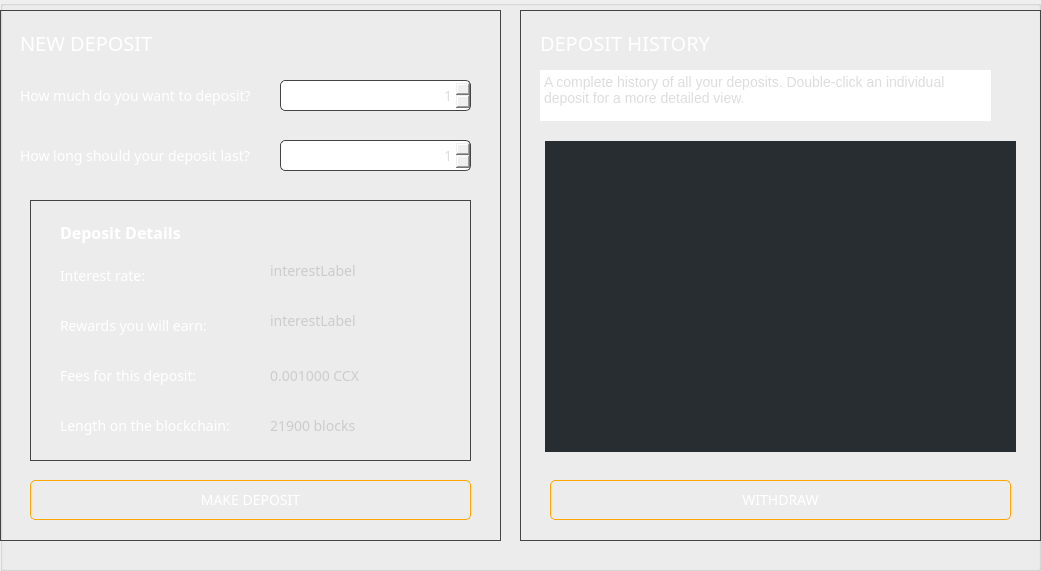
     <widget class="QGroupBox" name="bankingBox">
      <property name="geometry">
       <rect>
        <x>210</x>
        <y>105</y>
        <width>1041</width>
        <height>571</height>
       </rect>
      </property>
      <property name="styleSheet">
       <string notr="true"/>
      </property>
      <property name="title">
       <string/>
      </property>
      <widget class="QGroupBox" name="groupBox_6">
       <property name="geometry">
        <rect>
         <x>0</x>
         <y>10</y>
         <width>501</width>
         <height>531</height>
        </rect>
       </property>
       <property name="styleSheet">
        <string notr="true">border: 1px solid #444;</string>
       </property>
       <property name="title">
        <string/>
       </property>
       <widget class="QLabel" name="label_21">
        <property name="geometry">
         <rect>
          <x>20</x>
          <y>20</y>
          <width>241</width>
          <height>25</height>
         </rect>
        </property>
        <property name="font">
         <font>
          <family>Poppins</family>
          <pointsize>-1</pointsize>
         </font>
        </property>
        <property name="styleSheet">
         <string notr="true">color: #fff;
background: transparent;
font-size: 20px;
font-family: Poppins;
border: none;
text-align: left;
</string>
        </property>
        <property name="text">
         <string>NEW DEPOSIT</string>
        </property>
       </widget>
       <widget class="QLabel" name="label_3">
        <property name="geometry">
         <rect>
          <x>20</x>
          <y>130</y>
          <width>241</width>
          <height>31</height>
         </rect>
        </property>
        <property name="font">
         <font>
          <family>Poppins</family>
          <pointsize>-1</pointsize>
          <weight>50</weight>
          <bold>false</bold>
         </font>
        </property>
        <property name="styleSheet">
         <string notr="true">color: #fff; font-size: 14px; font-weight: normal; border: none; font-family: 'Poppins';</string>
        </property>
        <property name="text">
         <string>How long should your deposit last?</string>
        </property>
        <property name="alignment">
         <set>Qt::AlignLeading|Qt::AlignLeft|Qt::AlignVCenter</set>
        </property>
       </widget>
       <widget class="QSpinBox" name="m_timeSpin">
        <property name="geometry">
         <rect>
          <x>280</x>
          <y>130</y>
          <width>191</width>
          <height>31</height>
         </rect>
        </property>
        <property name="font">
         <font>
          <family>Poppins</family>
          <pointsize>-1</pointsize>
         </font>
        </property>
        <property name="styleSheet">
         <string notr="true">color: #ddd; font-size: 14px; border: 1px solid #444; border-radius: 5px;  font-family: 'Poppins';</string>
        </property>
        <property name="alignment">
         <set>Qt::AlignRight|Qt::AlignTrailing|Qt::AlignVCenter</set>
        </property>
        <property name="minimum">
         <number>1</number>
        </property>
        <property name="maximum">
         <number>12</number>
        </property>
       </widget>
       <widget class="QDoubleSpinBox" name="m_amountSpin">
        <property name="geometry">
         <rect>
          <x>280</x>
          <y>70</y>
          <width>191</width>
          <height>31</height>
         </rect>
        </property>
        <property name="font">
         <font>
          <family>Poppins</family>
          <pointsize>-1</pointsize>
         </font>
        </property>
        <property name="styleSheet">
         <string notr="true">color: #ddd; font-size: 14px; border: 1px solid #444; border-radius: 5px;  font-family: 'Poppins';</string>
        </property>
        <property name="alignment">
         <set>Qt::AlignRight|Qt::AlignTrailing|Qt::AlignVCenter</set>
        </property>
        <property name="decimals">
         <number>0</number>
        </property>
        <property name="minimum">
         <double>1.000000000000000</double>
        </property>
        <property name="maximum">
         <double>20000000.000000000000000</double>
        </property>
       </widget>
       <widget class="QLabel" name="label">
        <property name="geometry">
         <rect>
          <x>20</x>
          <y>70</y>
          <width>241</width>
          <height>31</height>
         </rect>
        </property>
        <property name="font">
         <font>
          <family>Poppins</family>
          <pointsize>-1</pointsize>
          <weight>50</weight>
          <bold>false</bold>
         </font>
        </property>
        <property name="styleSheet">
         <string notr="true">color: #fff; font-size: 14px; font-weight: normal; border: none; font-family: 'Poppins';</string>
        </property>
        <property name="text">
         <string>How much do you want to deposit?</string>
        </property>
        <property name="alignment">
         <set>Qt::AlignLeading|Qt::AlignLeft|Qt::AlignVCenter</set>
        </property>
       </widget>
       <widget class="QGroupBox" name="groupBox_4">
        <property name="geometry">
         <rect>
          <x>30</x>
          <y>190</y>
          <width>441</width>
          <height>261</height>
         </rect>
        </property>
        <property name="styleSheet">
         <string notr="true">color: #fff; font-size: 14px; font-weight: normal; font-family: 'Poppins';</string>
        </property>
        <property name="title">
         <string/>
        </property>
        <widget class="QLabel" name="m_timeLabel">
         <property name="geometry">
          <rect>
           <x>240</x>
           <y>210</y>
           <width>141</width>
           <height>31</height>
          </rect>
         </property>
         <property name="font">
          <font>
           <family>Poppins</family>
           <pointsize>-1</pointsize>
           <weight>50</weight>
           <bold>false</bold>
          </font>
         </property>
         <property name="styleSheet">
          <string notr="true">color: #ccc; font-size: 14px; font-weight: normal; border: none; font-family: 'Poppins';</string>
         </property>
         <property name="text">
          <string>21900 blocks</string>
         </property>
         <property name="alignment">
          <set>Qt::AlignLeading|Qt::AlignLeft|Qt::AlignVCenter</set>
         </property>
        </widget>
        <widget class="QLabel" name="m_interestRateLabel">
         <property name="geometry">
          <rect>
           <x>240</x>
           <y>60</y>
           <width>141</width>
           <height>21</height>
          </rect>
         </property>
         <property name="font">
          <font>
           <family>Poppins</family>
           <pointsize>-1</pointsize>
           <weight>50</weight>
           <bold>false</bold>
          </font>
         </property>
         <property name="styleSheet">
          <string notr="true">color: #ccc; font-size: 14px; font-weight: normal; border: none; font-family: 'Poppins';</string>
         </property>
         <property name="text">
          <string>interestLabel</string>
         </property>
         <property name="alignment">
          <set>Qt::AlignLeading|Qt::AlignLeft|Qt::AlignVCenter</set>
         </property>
        </widget>
        <widget class="QLabel" name="label_5">
         <property name="geometry">
          <rect>
           <x>30</x>
           <y>60</y>
           <width>171</width>
           <height>31</height>
          </rect>
         </property>
         <property name="font">
          <font>
           <family>Poppins</family>
           <pointsize>-1</pointsize>
           <weight>50</weight>
           <bold>false</bold>
          </font>
         </property>
         <property name="styleSheet">
          <string notr="true">color: #fff; font-size: 14px; font-weight: normal; border: none; font-family: 'Poppins';</string>
         </property>
         <property name="text">
          <string>Interest rate:</string>
         </property>
         <property name="alignment">
          <set>Qt::AlignLeading|Qt::AlignLeft|Qt::AlignVCenter</set>
         </property>
        </widget>
        <widget class="QLabel" name="label_6">
         <property name="geometry">
          <rect>
           <x>30</x>
           <y>110</y>
           <width>171</width>
           <height>31</height>
          </rect>
         </property>
         <property name="font">
          <font>
           <family>Poppins</family>
           <pointsize>-1</pointsize>
           <weight>50</weight>
           <bold>false</bold>
          </font>
         </property>
         <property name="styleSheet">
          <string notr="true">color: #fff; font-size: 14px; font-weight: normal; border: none; font-family: 'Poppins';</string>
         </property>
         <property name="text">
          <string>Rewards you will earn:</string>
         </property>
         <property name="alignment">
          <set>Qt::AlignLeading|Qt::AlignLeft|Qt::AlignVCenter</set>
         </property>
        </widget>
        <widget class="QLabel" name="label_8">
         <property name="geometry">
          <rect>
           <x>30</x>
           <y>160</y>
           <width>171</width>
           <height>31</height>
          </rect>
         </property>
         <property name="font">
          <font>
           <family>Poppins</family>
           <pointsize>-1</pointsize>
           <weight>50</weight>
           <bold>false</bold>
          </font>
         </property>
         <property name="styleSheet">
          <string notr="true">color: #fff; font-size: 14px; font-weight: normal; border: none; font-family: 'Poppins';</string>
         </property>
         <property name="text">
          <string>Fees for this deposit:</string>
         </property>
         <property name="alignment">
          <set>Qt::AlignLeading|Qt::AlignLeft|Qt::AlignVCenter</set>
         </property>
        </widget>
        <widget class="QLabel" name="label_19">
         <property name="geometry">
          <rect>
           <x>30</x>
           <y>210</y>
           <width>171</width>
           <height>31</height>
          </rect>
         </property>
         <property name="font">
          <font>
           <family>Poppins</family>
           <pointsize>-1</pointsize>
           <weight>50</weight>
           <bold>false</bold>
          </font>
         </property>
         <property name="styleSheet">
          <string notr="true">color: #fff; font-size: 14px; font-weight: normal; border: none; font-family: 'Poppins';</string>
         </property>
         <property name="text">
          <string>Length on the blockchain:</string>
         </property>
         <property name="alignment">
          <set>Qt::AlignLeading|Qt::AlignLeft|Qt::AlignVCenter</set>
         </property>
        </widget>
        <widget class="QLabel" name="m_depositFeeLabel">
         <property name="geometry">
          <rect>
           <x>240</x>
           <y>160</y>
           <width>141</width>
           <height>31</height>
          </rect>
         </property>
         <property name="font">
          <font>
           <family>Poppins</family>
           <pointsize>-1</pointsize>
           <weight>50</weight>
           <bold>false</bold>
          </font>
         </property>
         <property name="styleSheet">
          <string notr="true">color: #ccc; font-size: 14px; font-weight: normal; border: none; font-family: 'Poppins';</string>
         </property>
         <property name="text">
          <string>0.001000 CCX</string>
         </property>
         <property name="alignment">
          <set>Qt::AlignLeading|Qt::AlignLeft|Qt::AlignVCenter</set>
         </property>
        </widget>
        <widget class="QLabel" name="m_interestEarnedLabel">
         <property name="geometry">
          <rect>
           <x>240</x>
           <y>110</y>
           <width>141</width>
           <height>21</height>
          </rect>
         </property>
         <property name="font">
          <font>
           <family>Poppins</family>
           <pointsize>-1</pointsize>
           <weight>50</weight>
           <bold>false</bold>
          </font>
         </property>
         <property name="styleSheet">
          <string notr="true">color: #ccc; font-size: 14px; font-weight: normal; border: none; font-family: 'Poppins';</string>
         </property>
         <property name="text">
          <string>interestLabel</string>
         </property>
         <property name="alignment">
          <set>Qt::AlignLeading|Qt::AlignLeft|Qt::AlignVCenter</set>
         </property>
        </widget>
        <widget class="QLabel" name="label_43">
         <property name="geometry">
          <rect>
           <x>30</x>
           <y>20</y>
           <width>241</width>
           <height>25</height>
          </rect>
         </property>
         <property name="font">
          <font>
           <family>Poppins</family>
           <pointsize>-1</pointsize>
           <weight>75</weight>
           <bold>true</bold>
          </font>
         </property>
         <property name="styleSheet">
          <string notr="true">color: #fff;
background: transparent;
font-size: 16px;
font-family: Poppins;
border: none;
text-align: left;
font-weight: bold;</string>
         </property>
         <property name="text">
          <string>Deposit Details</string>
         </property>
        </widget>
       </widget>
       <widget class="QPushButton" name="m_depositButton_2">
        <property name="geometry">
         <rect>
          <x>30</x>
          <y>470</y>
          <width>441</width>
          <height>40</height>
         </rect>
        </property>
        <property name="minimumSize">
         <size>
          <width>30</width>
          <height>31</height>
         </size>
        </property>
        <property name="font">
         <font>
          <family>Poppins</family>
          <pointsize>-1</pointsize>
         </font>
        </property>
        <property name="styleSheet">
         <string notr="true">QPushButton#m_depositButton_2 {color: #fff; border: 1px solid orange; font-size: 14px; border-radius: 5px; font-family: 'Poppins';}

QPushButton#m_depositButton_2:hover {color: orange; border: 1px solid orange; font-size: 14px; border-radius: 5px; font-family: 'Poppins';}</string>
        </property>
        <property name="text">
         <string>MAKE DEPOSIT</string>
        </property>
       </widget>
      </widget>
      <widget class="QGroupBox" name="groupBox_5">
       <property name="geometry">
        <rect>
         <x>520</x>
         <y>10</y>
         <width>521</width>
         <height>531</height>
        </rect>
       </property>
       <property name="styleSheet">
        <string notr="true">border: 1px solid #444;</string>
       </property>
       <property name="title">
        <string/>
       </property>
       <widget class="QTreeView" name="m_depositView">
        <property name="geometry">
         <rect>
          <x>25</x>
          <y>131</y>
          <width>471</width>
          <height>311</height>
         </rect>
        </property>
        <property name="minimumSize">
         <size>
          <width>300</width>
          <height>300</height>
         </size>
        </property>
        <property name="maximumSize">
         <size>
          <width>16777215</width>
          <height>16777215</height>
         </size>
        </property>
        <property name="font">
         <font>
          <family>Poppins</family>
          <pointsize>-1</pointsize>
         </font>
        </property>
        <property name="styleSheet">
         <string notr="true">QTreeView {
	border: none;
    background: none;
	background-color: #282d31;
    font-size: 14px;
}

QHeaderView::section {
	color: white;
	font-weight: bold;
	background-color: #282d31;
	font-family: 'Poppins';
	font-size: 14px;
    border-left: 0px solid #444;
    border-right: 0px solid #444;
   	height: 37px;
}

QTreeView::item {
	font-family: 'Poppins';
    color: #ccc;
	font-size: 14px;
    height: 37px;
}</string>
        </property>
        <property name="frameShape">
         <enum>QFrame::NoFrame</enum>
        </property>
        <property name="frameShadow">
         <enum>QFrame::Plain</enum>
        </property>
        <property name="midLineWidth">
         <number>0</number>
        </property>
        <property name="verticalScrollBarPolicy">
         <enum>Qt::ScrollBarAlwaysOff</enum>
        </property>
        <property name="horizontalScrollBarPolicy">
         <enum>Qt::ScrollBarAlwaysOff</enum>
        </property>
        <property name="indentation">
         <number>0</number>
        </property>
        <property name="sortingEnabled">
         <bool>true</bool>
        </property>
       </widget>
       <widget class="QLabel" name="label_20">
        <property name="geometry">
         <rect>
          <x>20</x>
          <y>20</y>
          <width>241</width>
          <height>25</height>
         </rect>
        </property>
        <property name="font">
         <font>
          <family>Poppins</family>
          <pointsize>-1</pointsize>
         </font>
        </property>
        <property name="styleSheet">
         <string notr="true">color: #fff;
background: transparent;
font-size: 20px;
font-family: Poppins;
border: none;
text-align: left;
</string>
        </property>
        <property name="text">
         <string>DEPOSIT HISTORY</string>
        </property>
       </widget>
       <widget class="QPushButton" name="m_withdrawButton">
        <property name="geometry">
         <rect>
          <x>30</x>
          <y>470</y>
          <width>461</width>
          <height>40</height>
         </rect>
        </property>
        <property name="minimumSize">
         <size>
          <width>210</width>
          <height>30</height>
         </size>
        </property>
        <property name="font">
         <font>
          <family>Poppins</family>
          <pointsize>-1</pointsize>
         </font>
        </property>
        <property name="styleSheet">
         <string notr="true">QPushButton#m_withdrawButton {color: #fff; border: 1px solid orange; font-size: 14px; border-radius: 5px; font-family: 'Poppins';}

QPushButton#m_withdrawButton:hover {color: orange; border: 1px solid orange; font-size: 14px; border-radius: 5px; font-family: 'Poppins';}</string>
        </property>
        <property name="text">
         <string>WITHDRAW</string>
        </property>
       </widget>
       <widget class="QTextBrowser" name="textBrowser_4">
        <property name="geometry">
         <rect>
          <x>20</x>
          <y>60</y>
          <width>451</width>
          <height>51</height>
         </rect>
        </property>
        <property name="styleSheet">
         <string notr="true">border: none; color: #ddd; font-size: 14px; font-family: 'Poppins';</string>
        </property>
        <property name="html">
         <string>&lt;!DOCTYPE HTML PUBLIC &quot;-//W3C//DTD HTML 4.0//EN&quot; &quot;http://www.w3.org/TR/REC-html40/strict.dtd&quot;&gt;
&lt;html&gt;&lt;head&gt;&lt;meta name=&quot;qrichtext&quot; content=&quot;1&quot; /&gt;&lt;style type=&quot;text/css&quot;&gt;
p, li { white-space: pre-wrap; }
&lt;/style&gt;&lt;/head&gt;&lt;body style=&quot; font-family:'Poppins'; font-size:14px; font-weight:400; font-style:normal;&quot;&gt;
&lt;p style=&quot; margin-top:0px; margin-bottom:0px; margin-left:0px; margin-right:0px; -qt-block-indent:0; text-indent:0px;&quot;&gt;&lt;span style=&quot; font-size:14px;&quot;&gt;A complete history of all your deposits. Double-click an individual deposit for a more detailed view.&lt;/span&gt;&lt;/p&gt;&lt;/body&gt;&lt;/html&gt;</string>
        </property>
       </widget>
      </widget>
     </widget>
